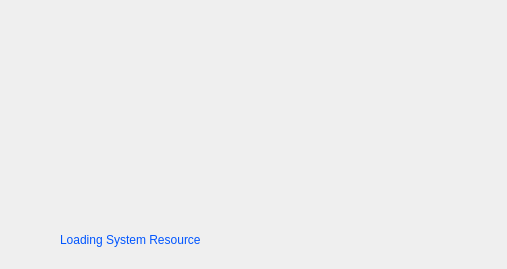
<?xml version="1.0" encoding="UTF-8"?>
<ui version="4.0">
 <class>splashScreen</class>
 <widget class="QWidget" name="splashScreen">
  <property name="geometry">
   <rect>
    <x>0</x>
    <y>0</y>
    <width>507</width>
    <height>269</height>
   </rect>
  </property>
  <property name="windowTitle">
   <string>Form</string>
  </property>
  <property name="styleSheet">
   <string notr="true"/>
  </property>
  <widget class="QWidget" name="widget" native="true">
   <property name="geometry">
    <rect>
     <x>0</x>
     <y>0</y>
     <width>521</width>
     <height>271</height>
    </rect>
   </property>
   <property name="sizePolicy">
    <sizepolicy hsizetype="Expanding" vsizetype="Expanding">
     <horstretch>0</horstretch>
     <verstretch>0</verstretch>
    </sizepolicy>
   </property>
   <property name="styleSheet">
    <string notr="true">border-image: url(:/image/iXModelBuilder.png);</string>
   </property>
   <zorder>systemLoadInfo</zorder>
  </widget>
  <widget class="QLabel" name="systemLoadInfo">
   <property name="geometry">
    <rect>
     <x>60</x>
     <y>230</y>
     <width>431</width>
     <height>20</height>
    </rect>
   </property>
   <property name="styleSheet">
    <string notr="true">font: 75 9pt &quot;Arial&quot;;
color: rgb(0, 85, 255);</string>
   </property>
   <property name="text">
    <string>Loading System Resource</string>
   </property>
  </widget>
 </widget>
 <resources>
  <include location="rc.qrc"/>
 </resources>
 <connections/>
</ui>
